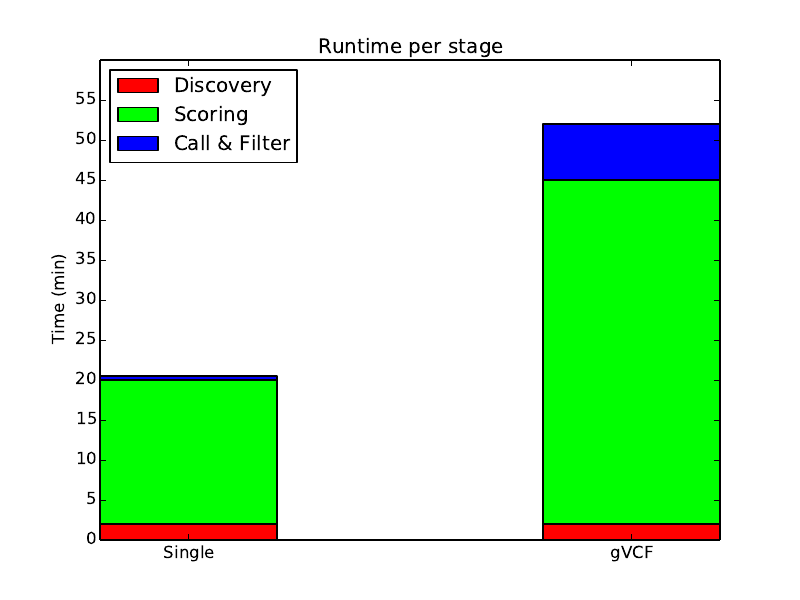

Generate this figure with Python:
# a stacked bar plot with errorbars
import numpy as np
import matplotlib.pyplot as plt


N = 2
discovery = (2, 2)
score = (18, 43)
call = (0.5, 7)
precall = (20, 45)
ind = np.arange(N)    # the x locations for the groups
width = 0.4       # the width of the bars: can also be len(x) sequence

p1 = plt.bar(ind, discovery, width, color='#ff0000')
p2 = plt.bar(ind, score, width, bottom=discovery, color='#00ff00')
p3 = plt.bar(ind, call, width, bottom=precall, color='#0000ff')

plt.ylabel('Time (min)')
plt.title('Runtime per stage')
plt.xticks((0.2, 1.2), ('Single', 'gVCF'))
plt.yticks(np.arange(0, 56, 5))
plt.legend((p1[0], p2[0], p3[0]), ('Discovery', 'Scoring', 'Call & Filter'), loc = 2)

plt.savefig("perf.pdf")
